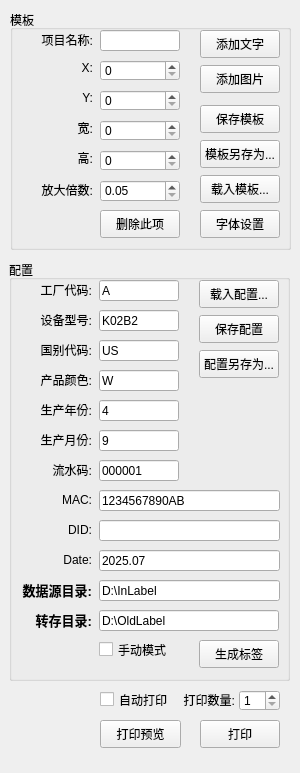
<?xml version="1.0" encoding="UTF-8"?>
<ui version="4.0">
 <class>FramePrintControl</class>
 <widget class="QFrame" name="FramePrintControl">
  <property name="geometry">
   <rect>
    <x>0</x>
    <y>0</y>
    <width>300</width>
    <height>773</height>
   </rect>
  </property>
  <property name="minimumSize">
   <size>
    <width>300</width>
    <height>700</height>
   </size>
  </property>
  <property name="maximumSize">
   <size>
    <width>300</width>
    <height>16777215</height>
   </size>
  </property>
  <property name="windowTitle">
   <string>Frame</string>
  </property>
  <widget class="QPushButton" name="pushButtonPrint">
   <property name="geometry">
    <rect>
     <x>200</x>
     <y>720</y>
     <width>80</width>
     <height>28</height>
    </rect>
   </property>
   <property name="text">
    <string>打印</string>
   </property>
  </widget>
  <widget class="QPushButton" name="pushButtonPreview">
   <property name="geometry">
    <rect>
     <x>100</x>
     <y>720</y>
     <width>81</width>
     <height>28</height>
    </rect>
   </property>
   <property name="text">
    <string>打印预览</string>
   </property>
  </widget>
  <widget class="QGroupBox" name="groupBox1">
   <property name="geometry">
    <rect>
     <x>10</x>
     <y>10</y>
     <width>281</width>
     <height>240</height>
    </rect>
   </property>
   <property name="title">
    <string>模板</string>
   </property>
   <widget class="QPushButton" name="pushButtonLoad">
    <property name="geometry">
     <rect>
      <x>190</x>
      <y>165</y>
      <width>80</width>
      <height>28</height>
     </rect>
    </property>
    <property name="text">
     <string>载入模板...</string>
    </property>
   </widget>
   <widget class="QLabel" name="label_3">
    <property name="geometry">
     <rect>
      <x>8</x>
      <y>110</y>
      <width>75</width>
      <height>15</height>
     </rect>
    </property>
    <property name="text">
     <string>宽:</string>
    </property>
    <property name="alignment">
     <set>Qt::AlignmentFlag::AlignRight|Qt::AlignmentFlag::AlignTrailing|Qt::AlignmentFlag::AlignVCenter</set>
    </property>
   </widget>
   <widget class="QLabel" name="label_2">
    <property name="geometry">
     <rect>
      <x>8</x>
      <y>80</y>
      <width>75</width>
      <height>15</height>
     </rect>
    </property>
    <property name="text">
     <string>Y:</string>
    </property>
    <property name="alignment">
     <set>Qt::AlignmentFlag::AlignRight|Qt::AlignmentFlag::AlignTrailing|Qt::AlignmentFlag::AlignVCenter</set>
    </property>
   </widget>
   <widget class="QPushButton" name="pushButtonAddImage">
    <property name="geometry">
     <rect>
      <x>190</x>
      <y>55</y>
      <width>80</width>
      <height>28</height>
     </rect>
    </property>
    <property name="text">
     <string>添加图片</string>
    </property>
   </widget>
   <widget class="QLabel" name="label_4">
    <property name="geometry">
     <rect>
      <x>8</x>
      <y>140</y>
      <width>75</width>
      <height>15</height>
     </rect>
    </property>
    <property name="text">
     <string>高:</string>
    </property>
    <property name="alignment">
     <set>Qt::AlignmentFlag::AlignRight|Qt::AlignmentFlag::AlignTrailing|Qt::AlignmentFlag::AlignVCenter</set>
    </property>
   </widget>
   <widget class="QLabel" name="label_6">
    <property name="geometry">
     <rect>
      <x>8</x>
      <y>20</y>
      <width>75</width>
      <height>20</height>
     </rect>
    </property>
    <property name="text">
     <string>项目名称:</string>
    </property>
    <property name="alignment">
     <set>Qt::AlignmentFlag::AlignRight|Qt::AlignmentFlag::AlignTrailing|Qt::AlignmentFlag::AlignVCenter</set>
    </property>
   </widget>
   <widget class="QPushButton" name="pushButtonSave">
    <property name="geometry">
     <rect>
      <x>190</x>
      <y>95</y>
      <width>80</width>
      <height>28</height>
     </rect>
    </property>
    <property name="text">
     <string>保存模板</string>
    </property>
   </widget>
   <widget class="QLineEdit" name="lineEditName">
    <property name="geometry">
     <rect>
      <x>90</x>
      <y>20</y>
      <width>80</width>
      <height>21</height>
     </rect>
    </property>
    <property name="maxLength">
     <number>32</number>
    </property>
   </widget>
   <widget class="QPushButton" name="pushButtonAddText">
    <property name="geometry">
     <rect>
      <x>190</x>
      <y>20</y>
      <width>80</width>
      <height>28</height>
     </rect>
    </property>
    <property name="text">
     <string>添加文字</string>
    </property>
   </widget>
   <widget class="QSpinBox" name="spinBoxH">
    <property name="geometry">
     <rect>
      <x>90</x>
      <y>140</y>
      <width>80</width>
      <height>21</height>
     </rect>
    </property>
    <property name="maximum">
     <number>4000</number>
    </property>
   </widget>
   <widget class="QSpinBox" name="spinBoxX">
    <property name="geometry">
     <rect>
      <x>90</x>
      <y>50</y>
      <width>80</width>
      <height>21</height>
     </rect>
    </property>
    <property name="maximum">
     <number>4000</number>
    </property>
   </widget>
   <widget class="QPushButton" name="pushButtonSaveAs">
    <property name="geometry">
     <rect>
      <x>190</x>
      <y>130</y>
      <width>80</width>
      <height>28</height>
     </rect>
    </property>
    <property name="text">
     <string>模板另存为...</string>
    </property>
   </widget>
   <widget class="QDoubleSpinBox" name="spinBoxS">
    <property name="geometry">
     <rect>
      <x>90</x>
      <y>170</y>
      <width>80</width>
      <height>22</height>
     </rect>
    </property>
    <property name="minimum">
     <double>0.050000000000000</double>
    </property>
    <property name="maximum">
     <double>100.000000000000000</double>
    </property>
    <property name="singleStep">
     <double>0.010000000000000</double>
    </property>
   </widget>
   <widget class="QPushButton" name="pushButtonDelete">
    <property name="geometry">
     <rect>
      <x>90</x>
      <y>200</y>
      <width>80</width>
      <height>28</height>
     </rect>
    </property>
    <property name="text">
     <string>删除此项</string>
    </property>
   </widget>
   <widget class="QLabel" name="label">
    <property name="geometry">
     <rect>
      <x>8</x>
      <y>50</y>
      <width>75</width>
      <height>15</height>
     </rect>
    </property>
    <property name="text">
     <string>X:</string>
    </property>
    <property name="alignment">
     <set>Qt::AlignmentFlag::AlignRight|Qt::AlignmentFlag::AlignTrailing|Qt::AlignmentFlag::AlignVCenter</set>
    </property>
   </widget>
   <widget class="QLabel" name="label_5">
    <property name="geometry">
     <rect>
      <x>8</x>
      <y>170</y>
      <width>75</width>
      <height>20</height>
     </rect>
    </property>
    <property name="text">
     <string>放大倍数:</string>
    </property>
    <property name="alignment">
     <set>Qt::AlignmentFlag::AlignRight|Qt::AlignmentFlag::AlignTrailing|Qt::AlignmentFlag::AlignVCenter</set>
    </property>
   </widget>
   <widget class="QSpinBox" name="spinBoxW">
    <property name="geometry">
     <rect>
      <x>90</x>
      <y>110</y>
      <width>80</width>
      <height>21</height>
     </rect>
    </property>
    <property name="maximum">
     <number>4000</number>
    </property>
   </widget>
   <widget class="QSpinBox" name="spinBoxY">
    <property name="geometry">
     <rect>
      <x>90</x>
      <y>80</y>
      <width>80</width>
      <height>21</height>
     </rect>
    </property>
    <property name="maximum">
     <number>4000</number>
    </property>
   </widget>
   <widget class="QPushButton" name="pushButtonSetFont">
    <property name="geometry">
     <rect>
      <x>190</x>
      <y>200</y>
      <width>80</width>
      <height>28</height>
     </rect>
    </property>
    <property name="text">
     <string>字体设置</string>
    </property>
   </widget>
  </widget>
  <widget class="QGroupBox" name="groupBox2">
   <property name="geometry">
    <rect>
     <x>9</x>
     <y>260</y>
     <width>281</width>
     <height>421</height>
    </rect>
   </property>
   <property name="title">
    <string>配置</string>
   </property>
   <widget class="QLineEdit" name="lineEdit_1">
    <property name="geometry">
     <rect>
      <x>90</x>
      <y>20</y>
      <width>80</width>
      <height>21</height>
     </rect>
    </property>
    <property name="text">
     <string>A</string>
    </property>
   </widget>
   <widget class="QLabel" name="label_10">
    <property name="geometry">
     <rect>
      <x>8</x>
      <y>110</y>
      <width>75</width>
      <height>20</height>
     </rect>
    </property>
    <property name="text">
     <string>产品颜色:</string>
    </property>
    <property name="alignment">
     <set>Qt::AlignmentFlag::AlignRight|Qt::AlignmentFlag::AlignTrailing|Qt::AlignmentFlag::AlignVCenter</set>
    </property>
   </widget>
   <widget class="QLabel" name="label_14">
    <property name="geometry">
     <rect>
      <x>8</x>
      <y>230</y>
      <width>75</width>
      <height>20</height>
     </rect>
    </property>
    <property name="text">
     <string>MAC:</string>
    </property>
    <property name="alignment">
     <set>Qt::AlignmentFlag::AlignRight|Qt::AlignmentFlag::AlignTrailing|Qt::AlignmentFlag::AlignVCenter</set>
    </property>
   </widget>
   <widget class="QLineEdit" name="lineEdit_9">
    <property name="geometry">
     <rect>
      <x>90</x>
      <y>260</y>
      <width>181</width>
      <height>21</height>
     </rect>
    </property>
    <property name="text">
     <string/>
    </property>
   </widget>
   <widget class="QLineEdit" name="lineEdit_12">
    <property name="geometry">
     <rect>
      <x>90</x>
      <y>350</y>
      <width>180</width>
      <height>21</height>
     </rect>
    </property>
    <property name="text">
     <string>D:\OldLabel</string>
    </property>
   </widget>
   <widget class="QLabel" name="label_17">
    <property name="geometry">
     <rect>
      <x>8</x>
      <y>320</y>
      <width>75</width>
      <height>20</height>
     </rect>
    </property>
    <property name="font">
     <font>
      <pointsize>10</pointsize>
      <bold>true</bold>
     </font>
    </property>
    <property name="text">
     <string>数据源目录:</string>
    </property>
    <property name="alignment">
     <set>Qt::AlignmentFlag::AlignRight|Qt::AlignmentFlag::AlignTrailing|Qt::AlignmentFlag::AlignVCenter</set>
    </property>
   </widget>
   <widget class="QLabel" name="label_13">
    <property name="geometry">
     <rect>
      <x>8</x>
      <y>200</y>
      <width>75</width>
      <height>20</height>
     </rect>
    </property>
    <property name="text">
     <string>流水码:</string>
    </property>
    <property name="alignment">
     <set>Qt::AlignmentFlag::AlignRight|Qt::AlignmentFlag::AlignTrailing|Qt::AlignmentFlag::AlignVCenter</set>
    </property>
   </widget>
   <widget class="QLabel" name="label_15">
    <property name="geometry">
     <rect>
      <x>8</x>
      <y>260</y>
      <width>75</width>
      <height>20</height>
     </rect>
    </property>
    <property name="text">
     <string>DID:</string>
    </property>
    <property name="alignment">
     <set>Qt::AlignmentFlag::AlignRight|Qt::AlignmentFlag::AlignTrailing|Qt::AlignmentFlag::AlignVCenter</set>
    </property>
   </widget>
   <widget class="QLabel" name="label_8">
    <property name="geometry">
     <rect>
      <x>8</x>
      <y>50</y>
      <width>75</width>
      <height>20</height>
     </rect>
    </property>
    <property name="text">
     <string>设备型号:</string>
    </property>
    <property name="alignment">
     <set>Qt::AlignmentFlag::AlignRight|Qt::AlignmentFlag::AlignTrailing|Qt::AlignmentFlag::AlignVCenter</set>
    </property>
   </widget>
   <widget class="QLabel" name="label_12">
    <property name="geometry">
     <rect>
      <x>8</x>
      <y>170</y>
      <width>75</width>
      <height>20</height>
     </rect>
    </property>
    <property name="text">
     <string>生产月份:</string>
    </property>
    <property name="alignment">
     <set>Qt::AlignmentFlag::AlignRight|Qt::AlignmentFlag::AlignTrailing|Qt::AlignmentFlag::AlignVCenter</set>
    </property>
   </widget>
   <widget class="QLineEdit" name="lineEdit_6">
    <property name="geometry">
     <rect>
      <x>90</x>
      <y>170</y>
      <width>80</width>
      <height>21</height>
     </rect>
    </property>
    <property name="text">
     <string>9</string>
    </property>
   </widget>
   <widget class="QPushButton" name="pushButtonCreate">
    <property name="geometry">
     <rect>
      <x>190</x>
      <y>380</y>
      <width>80</width>
      <height>28</height>
     </rect>
    </property>
    <property name="text">
     <string>生成标签</string>
    </property>
   </widget>
   <widget class="QLabel" name="label_16">
    <property name="geometry">
     <rect>
      <x>8</x>
      <y>290</y>
      <width>75</width>
      <height>20</height>
     </rect>
    </property>
    <property name="text">
     <string>Date:</string>
    </property>
    <property name="alignment">
     <set>Qt::AlignmentFlag::AlignRight|Qt::AlignmentFlag::AlignTrailing|Qt::AlignmentFlag::AlignVCenter</set>
    </property>
   </widget>
   <widget class="QLineEdit" name="lineEdit_3">
    <property name="geometry">
     <rect>
      <x>90</x>
      <y>80</y>
      <width>80</width>
      <height>21</height>
     </rect>
    </property>
    <property name="text">
     <string>US</string>
    </property>
   </widget>
   <widget class="QLabel" name="label_11">
    <property name="geometry">
     <rect>
      <x>8</x>
      <y>140</y>
      <width>75</width>
      <height>20</height>
     </rect>
    </property>
    <property name="text">
     <string>生产年份:</string>
    </property>
    <property name="alignment">
     <set>Qt::AlignmentFlag::AlignRight|Qt::AlignmentFlag::AlignTrailing|Qt::AlignmentFlag::AlignVCenter</set>
    </property>
   </widget>
   <widget class="QLineEdit" name="lineEdit_10">
    <property name="geometry">
     <rect>
      <x>90</x>
      <y>290</y>
      <width>181</width>
      <height>21</height>
     </rect>
    </property>
    <property name="text">
     <string>2025.07</string>
    </property>
   </widget>
   <widget class="QLabel" name="label_18">
    <property name="geometry">
     <rect>
      <x>8</x>
      <y>350</y>
      <width>75</width>
      <height>20</height>
     </rect>
    </property>
    <property name="font">
     <font>
      <pointsize>10</pointsize>
      <bold>true</bold>
     </font>
    </property>
    <property name="text">
     <string>转存目录:</string>
    </property>
    <property name="alignment">
     <set>Qt::AlignmentFlag::AlignRight|Qt::AlignmentFlag::AlignTrailing|Qt::AlignmentFlag::AlignVCenter</set>
    </property>
   </widget>
   <widget class="QLineEdit" name="lineEdit_7">
    <property name="geometry">
     <rect>
      <x>90</x>
      <y>200</y>
      <width>80</width>
      <height>21</height>
     </rect>
    </property>
    <property name="text">
     <string>000001</string>
    </property>
   </widget>
   <widget class="QLineEdit" name="lineEdit_8">
    <property name="geometry">
     <rect>
      <x>90</x>
      <y>230</y>
      <width>181</width>
      <height>21</height>
     </rect>
    </property>
    <property name="text">
     <string>1234567890AB</string>
    </property>
   </widget>
   <widget class="QLabel" name="label_7">
    <property name="geometry">
     <rect>
      <x>8</x>
      <y>20</y>
      <width>75</width>
      <height>20</height>
     </rect>
    </property>
    <property name="text">
     <string>工厂代码:</string>
    </property>
    <property name="alignment">
     <set>Qt::AlignmentFlag::AlignRight|Qt::AlignmentFlag::AlignTrailing|Qt::AlignmentFlag::AlignVCenter</set>
    </property>
   </widget>
   <widget class="QLineEdit" name="lineEdit_2">
    <property name="geometry">
     <rect>
      <x>90</x>
      <y>50</y>
      <width>80</width>
      <height>21</height>
     </rect>
    </property>
    <property name="text">
     <string>K02B2</string>
    </property>
   </widget>
   <widget class="QLineEdit" name="lineEdit_11">
    <property name="geometry">
     <rect>
      <x>90</x>
      <y>320</y>
      <width>181</width>
      <height>21</height>
     </rect>
    </property>
    <property name="text">
     <string>D:\InLabel</string>
    </property>
   </widget>
   <widget class="QLabel" name="label_9">
    <property name="geometry">
     <rect>
      <x>8</x>
      <y>80</y>
      <width>75</width>
      <height>20</height>
     </rect>
    </property>
    <property name="text">
     <string>国别代码:</string>
    </property>
    <property name="alignment">
     <set>Qt::AlignmentFlag::AlignRight|Qt::AlignmentFlag::AlignTrailing|Qt::AlignmentFlag::AlignVCenter</set>
    </property>
   </widget>
   <widget class="QLineEdit" name="lineEdit_4">
    <property name="geometry">
     <rect>
      <x>90</x>
      <y>110</y>
      <width>80</width>
      <height>21</height>
     </rect>
    </property>
    <property name="text">
     <string>W</string>
    </property>
   </widget>
   <widget class="QLineEdit" name="lineEdit_5">
    <property name="geometry">
     <rect>
      <x>90</x>
      <y>140</y>
      <width>80</width>
      <height>21</height>
     </rect>
    </property>
    <property name="text">
     <string>4</string>
    </property>
   </widget>
   <widget class="QPushButton" name="pushButtonOpenCfg">
    <property name="geometry">
     <rect>
      <x>190</x>
      <y>20</y>
      <width>80</width>
      <height>28</height>
     </rect>
    </property>
    <property name="text">
     <string>载入配置...</string>
    </property>
   </widget>
   <widget class="QPushButton" name="pushButtonSaveCfg">
    <property name="geometry">
     <rect>
      <x>190</x>
      <y>55</y>
      <width>80</width>
      <height>28</height>
     </rect>
    </property>
    <property name="text">
     <string>保存配置</string>
    </property>
   </widget>
   <widget class="QPushButton" name="pushButtonSaveAsCfg">
    <property name="geometry">
     <rect>
      <x>190</x>
      <y>90</y>
      <width>80</width>
      <height>28</height>
     </rect>
    </property>
    <property name="text">
     <string>配置另存为...</string>
    </property>
   </widget>
   <widget class="QCheckBox" name="checkBoxManual">
    <property name="geometry">
     <rect>
      <x>90</x>
      <y>380</y>
      <width>80</width>
      <height>19</height>
     </rect>
    </property>
    <property name="text">
     <string>手动模式</string>
    </property>
   </widget>
  </widget>
  <widget class="QLabel" name="label_19">
   <property name="geometry">
    <rect>
     <x>160</x>
     <y>690</y>
     <width>75</width>
     <height>20</height>
    </rect>
   </property>
   <property name="text">
    <string>打印数量:</string>
   </property>
   <property name="alignment">
    <set>Qt::AlignmentFlag::AlignRight|Qt::AlignmentFlag::AlignTrailing|Qt::AlignmentFlag::AlignVCenter</set>
   </property>
  </widget>
  <widget class="QSpinBox" name="spinBoxPrintCount">
   <property name="geometry">
    <rect>
     <x>239</x>
     <y>690</y>
     <width>41</width>
     <height>21</height>
    </rect>
   </property>
   <property name="minimum">
    <number>1</number>
   </property>
   <property name="maximum">
    <number>10</number>
   </property>
   <property name="value">
    <number>1</number>
   </property>
  </widget>
  <widget class="QCheckBox" name="checkBoxAutoPrint">
   <property name="geometry">
    <rect>
     <x>100</x>
     <y>690</y>
     <width>80</width>
     <height>19</height>
    </rect>
   </property>
   <property name="text">
    <string>自动打印</string>
   </property>
   <property name="tristate">
    <bool>false</bool>
   </property>
  </widget>
 </widget>
 <resources/>
 <connections/>
</ui>
